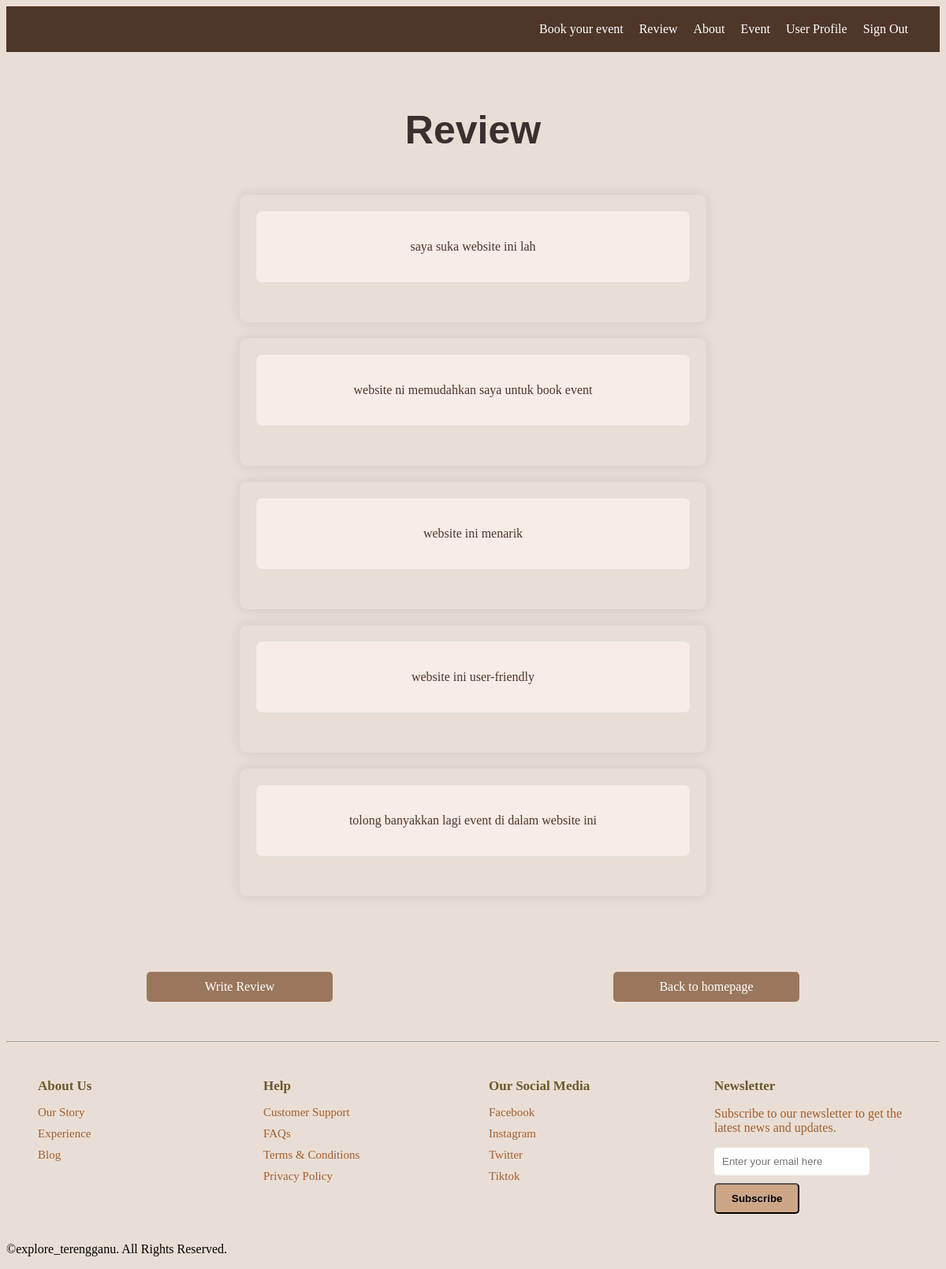
/explore_terengganu/index2/display_review/, run on the app's committed database.
### registration/models.py (models this page shows)
class Review (models.Model):
    reviewID= models.AutoField(primary_key=True)
    userID=models.ForeignKey(User, on_delete=models.CASCADE)
    reviewcomment=models.TextField()

### registration/views.py (the view)
# urls.py: path('index2/display_review/',views.display_review, name="display_review"),
def display_review(request):
    review= Review.objects.all().values('reviewcomment')
    if review.count()!=0:
        dict={
            'review':review,
        }
    else:
        dict={
        }
    return render (request,"display_review.html",dict)

### registration/templates/display_review.html (shortened to what this page needs)
<!DOCTYPE html>
<html lang="en">
<head>
     {% load static %}
     <link rel="stylesheet" href="{%static 'css/display_review.css'%}">
</head>
<body>
    <div class="container">
        <div class="header">
            <nav id="menu">
                <ul>
                  <li><a href="{% url 'registerevent' %}">Book your event</a></li>
                  <li><a href="display_review">Review</a></li>
                  <li><a href="{% url 'aboutus2' %}">About</a></li>
                  <li><a href="bookevent2">Event</a></li>
                  <li><a href="userdashboard">User Profile</a></li>
                  <li><a href="{% url 'sign_out' %}">Sign Out</a></li>
                </ul>
              </nav>
        </div>
        <br><br>
        <div class="content">
            <h1 id="title-up">Review</h1>
            {% for review in review %}
            <div class="review">
                <div id="border-review">
                    <p>{{review.reviewcomment}}</p>
                </div>
            </div>
            {% endfor %}
            <br><br>
            <div class="button-below">
                <a href="review" id="btn22">Write Review</a>
                <br>
                <a href="{% url 'index2' %}" id="btn22">Back to homepage</a>
                <br>
            </div>
        </div>
        <hr id="footer-line">
	    <div class="footer-container">
	    	<div class="footer-column">
	    		<h3 id="title-footer">About Us</h3>
	    		<a href="#">Our Story</a>
	    		<a href="#">Experience</a>
	    		<a href="#">Blog</a>
	    	</div>
	    	<div class="footer-column">
	    		<h3 id="title-footer">Help</h3>
	    		<a href="#">Customer Support</a>
	    		<a href="#">FAQs</a>
	    		<a href="#">Terms & Conditions</a>
	    		<a href="#">Privacy Policy</a>
	    	</div>
	    	<div class="footer-column">
	    		<h3 id="title-footer">Our Social Media</h3>
	    		<a href="#">Facebook</a>
	    		<a href="#">Instagram</a>
	    		<a href="#">Twitter</a>
	    		<a href="#">Tiktok</a>
	    	</div>
            <div class="footer-column">
                <h3 id="title-footer">Newsletter</h3>
                <p id="footersentences">Subscribe to our newsletter to get the latest news and updates.</p>
                <div class="footer-newsletter">
                	<form name="myForm" onsubmit="return validateForm()" method="post">
                		<input type="email"  id="mail" name=newsletteremail>
                		<input type="submit" value="Subscribe" class="sub-btn">
                	</form>
                </div>
            </div>
	    </div>
        <p>&copy;explore_terengganu. All Rights Reserved.</p>
        </div>
</body>
</html>

### registration/static/css/display_review.css (style rules this page uses)
* { box-sizing: border-box; }
body { background-color: #E9DED6; }
.header { background-color: #4E3629; padding: 20px; text-align: right; position: sticky; top: 0; }
#menu ul { list-style: none; margin: 0; padding: 0; display: flex; justify-content: flex-end; }
#menu li { margin-right: 20px; }
#menu a { color: #fff; text-decoration: none; transition: color 0.2s ease; }
.button-below { text-align: center; margin-top: 20px; display: flex; justify-content: center; align-items: center; }
#btn22 { background-color: #9a775c; color: white; padding: 10px 20px; border: none; border-radius: 5px; cursor: pointer; transition: background-color 0.3s, transform 0.2s; display: block; margin: 20px auto; text-decoration: none; width: 20%; text-align: center; }
#title-up { font-family: 'Poppins',sans-serif; text-align: center; color: #3B2F2F; font-size: 50px; padding-bottom: 20px; }
.review { width: 50%; padding: 20px; border-radius: 10px; box-shadow: 0 0 15px rgba(0, 0, 0, 0.1); margin: 20px auto; }
#border-review { color: #4E3629; padding: 20px; text-align: center; border: 1px solid #ddd; border-radius: 8px; background-color: #f8ece6; margin-bottom: 30px; }
#footer-line { margin-top: 30px; }
.footer-container { display: flex; justify-content: space-around; max-width: 1200px; margin: auto; padding: 0 20px; }
.footer-column { flex: 1; margin: 20px; min-width: 200px; }
#title-footer { margin-bottom: 15px; font-size: 17px; color: #6b592c; }
.footer-column a { color: #A25F2B; text-decoration: none; margin-bottom: 10px; display: block; transition: color 0.3s; font-size: 15px; }
#mail { padding: 10px; border: none; border-radius: 5px; margin-right: 10px; width: 80% }
#footersentences { color: #A25F2B; }
.sub-btn { padding: 10px 20px; border-radius: 5px; background-color: #cda688; color: black; font-weight: bold; cursor: pointer; margin-top: 10px; }

### data on the page
Review: reviewcomment "saya suka website ini lah"
Review: reviewcomment "website ni memudahkan saya untuk book event"
Review: reviewcomment "website ini menarik"
Review: reviewcomment "website ini user-friendly"
Review: reviewcomment "tolong banyakkan lagi event di dalam website ini"
